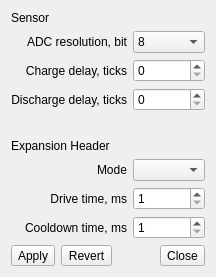
<?xml version="1.0" encoding="UTF-8"?>
<ui version="4.0">
 <class>Hardware</class>
 <widget class="QFrame" name="Hardware">
  <property name="geometry">
   <rect>
    <x>0</x>
    <y>0</y>
    <width>213</width>
    <height>277</height>
   </rect>
  </property>
  <property name="windowTitle">
   <string>Hardware options</string>
  </property>
  <layout class="QGridLayout" name="gridLayout_3">
   <item row="8" column="2">
    <widget class="QSpinBox" name="Param2">
     <property name="minimum">
      <number>1</number>
     </property>
     <property name="maximum">
      <number>255</number>
     </property>
    </widget>
   </item>
   <item row="7" column="2">
    <widget class="QSpinBox" name="Param1">
     <property name="minimum">
      <number>1</number>
     </property>
     <property name="maximum">
      <number>255</number>
     </property>
    </widget>
   </item>
   <item row="6" column="2">
    <widget class="QComboBox" name="modeBox"/>
   </item>
   <item row="1" column="2">
    <widget class="QComboBox" name="adcBits">
     <item>
      <property name="text">
       <string>8</string>
      </property>
     </item>
     <item>
      <property name="text">
       <string>10</string>
      </property>
     </item>
     <item>
      <property name="text">
       <string>12</string>
      </property>
     </item>
    </widget>
   </item>
   <item row="0" column="1" colspan="2">
    <widget class="QLabel" name="label_3">
     <property name="text">
      <string>Sensor</string>
     </property>
    </widget>
   </item>
   <item row="1" column="1">
    <widget class="QLabel" name="label_4">
     <property name="text">
      <string>ADC resolution, bit</string>
     </property>
     <property name="alignment">
      <set>Qt::AlignRight|Qt::AlignTrailing|Qt::AlignVCenter</set>
     </property>
    </widget>
   </item>
   <item row="2" column="1">
    <widget class="QLabel" name="label_5">
     <property name="toolTip">
      <string>18 ticks = 1 μs</string>
     </property>
     <property name="text">
      <string>Charge delay, ticks</string>
     </property>
     <property name="alignment">
      <set>Qt::AlignRight|Qt::AlignTrailing|Qt::AlignVCenter</set>
     </property>
    </widget>
   </item>
   <item row="3" column="1">
    <widget class="QLabel" name="label_6">
     <property name="toolTip">
      <string>18 ticks = 1 μs</string>
     </property>
     <property name="statusTip">
      <string/>
     </property>
     <property name="text">
      <string>Discharge delay, ticks</string>
     </property>
     <property name="alignment">
      <set>Qt::AlignRight|Qt::AlignTrailing|Qt::AlignVCenter</set>
     </property>
    </widget>
   </item>
   <item row="5" column="1" colspan="2">
    <widget class="QLabel" name="label_2">
     <property name="frameShape">
      <enum>QFrame::NoFrame</enum>
     </property>
     <property name="text">
      <string>Expansion Header</string>
     </property>
    </widget>
   </item>
   <item row="6" column="1">
    <widget class="QLabel" name="label">
     <property name="text">
      <string>Mode</string>
     </property>
     <property name="alignment">
      <set>Qt::AlignRight|Qt::AlignTrailing|Qt::AlignVCenter</set>
     </property>
    </widget>
   </item>
   <item row="7" column="1">
    <widget class="QLabel" name="Param1Label">
     <property name="text">
      <string>Drive time, ms</string>
     </property>
     <property name="alignment">
      <set>Qt::AlignRight|Qt::AlignTrailing|Qt::AlignVCenter</set>
     </property>
    </widget>
   </item>
   <item row="8" column="1">
    <widget class="QLabel" name="Param2Label">
     <property name="text">
      <string>Cooldown time, ms</string>
     </property>
     <property name="alignment">
      <set>Qt::AlignRight|Qt::AlignTrailing|Qt::AlignVCenter</set>
     </property>
    </widget>
   </item>
   <item row="9" column="1" colspan="2">
    <layout class="QHBoxLayout" name="horizontalLayout">
     <item>
      <widget class="QToolButton" name="applyButton">
       <property name="text">
        <string>Apply</string>
       </property>
      </widget>
     </item>
     <item>
      <widget class="QToolButton" name="revertButton">
       <property name="text">
        <string>Revert</string>
       </property>
      </widget>
     </item>
     <item>
      <spacer name="horizontalSpacer_3">
       <property name="orientation">
        <enum>Qt::Horizontal</enum>
       </property>
       <property name="sizeHint" stdset="0">
        <size>
         <width>40</width>
         <height>20</height>
        </size>
       </property>
      </spacer>
     </item>
     <item>
      <widget class="QToolButton" name="closeButton">
       <property name="text">
        <string>Close</string>
       </property>
      </widget>
     </item>
    </layout>
   </item>
   <item row="4" column="2">
    <spacer name="verticalSpacer">
     <property name="orientation">
      <enum>Qt::Vertical</enum>
     </property>
     <property name="sizeHint" stdset="0">
      <size>
       <width>20</width>
       <height>40</height>
      </size>
     </property>
    </spacer>
   </item>
   <item row="4" column="1">
    <spacer name="horizontalSpacer">
     <property name="orientation">
      <enum>Qt::Horizontal</enum>
     </property>
     <property name="sizeHint" stdset="0">
      <size>
       <width>40</width>
       <height>20</height>
      </size>
     </property>
    </spacer>
   </item>
   <item row="2" column="2">
    <widget class="QSpinBox" name="chargeDelay">
     <property name="maximum">
      <number>253</number>
     </property>
    </widget>
   </item>
   <item row="3" column="2">
    <widget class="QSpinBox" name="dischargeDelay">
     <property name="maximum">
      <number>65533</number>
     </property>
    </widget>
   </item>
  </layout>
 </widget>
 <resources/>
 <connections>
  <connection>
   <sender>closeButton</sender>
   <signal>clicked()</signal>
   <receiver>Hardware</receiver>
   <slot>close()</slot>
   <hints>
    <hint type="sourcelabel">
     <x>182</x>
     <y>256</y>
    </hint>
    <hint type="destinationlabel">
     <x>106</x>
     <y>138</y>
    </hint>
   </hints>
  </connection>
 </connections>
</ui>
